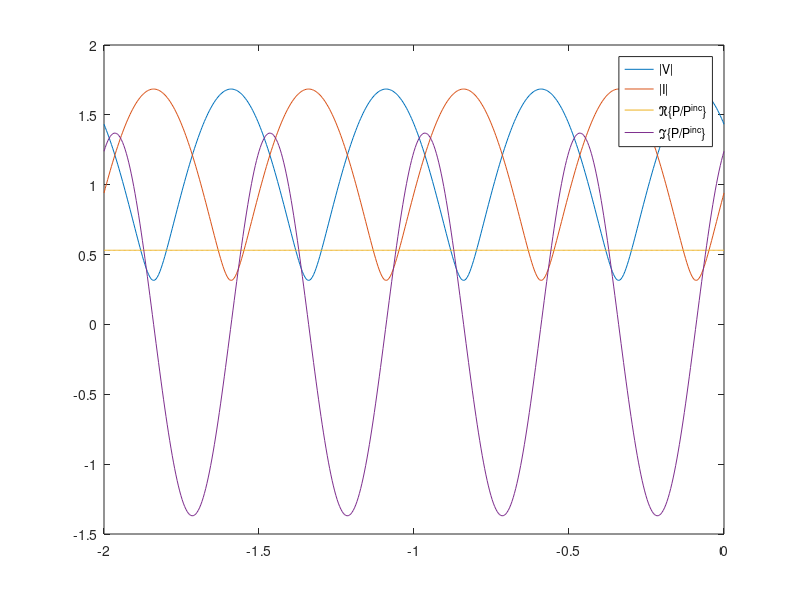
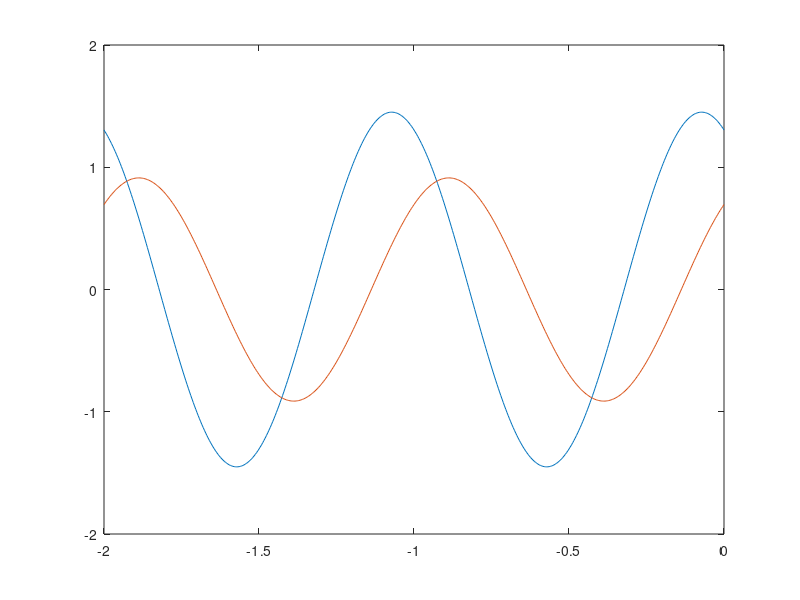

MATLAB code to generate these figures, in order:
%% Tensione, corrente e potenza incidente di una linea

clear all; close all; clc

beta=2*pi;
z=linspace(-2,0,501);

Z0=50;
ZL=30+70i;

GammaL=(ZL-Z0)/(ZL+Z0);
Gamma=GammaL*exp(2i*beta*z);

Vp=1;
Pinc=1/2*Vp^2/Z0;
V=Vp*exp(-1i*beta*z).*(1+Gamma);
I=Vp/Z0*exp(-1i*beta*z).*(1-Gamma);
P=1/2*V.*conj(I);

plot(z,abs(V),z,abs(I)*Z0,z,real(P/Pinc),z,imag(P/Pinc))
legend('|V|','|I|','\Re\{P/P^{inc}\}','\Im\{P/P^{inc}\}')

wt=linspace(0,2*pi,300);

figure(2)
for nt=1:length(wt)-1
    v=real(V*exp(1i*wt(nt)));
    i=real(I*exp(1i*wt(nt)));

    plot(z,v,z,Z0*i)
    axis([-2 0 -2 2])
    Mov(nt)=getframe;
end

movie(Mov,5)
